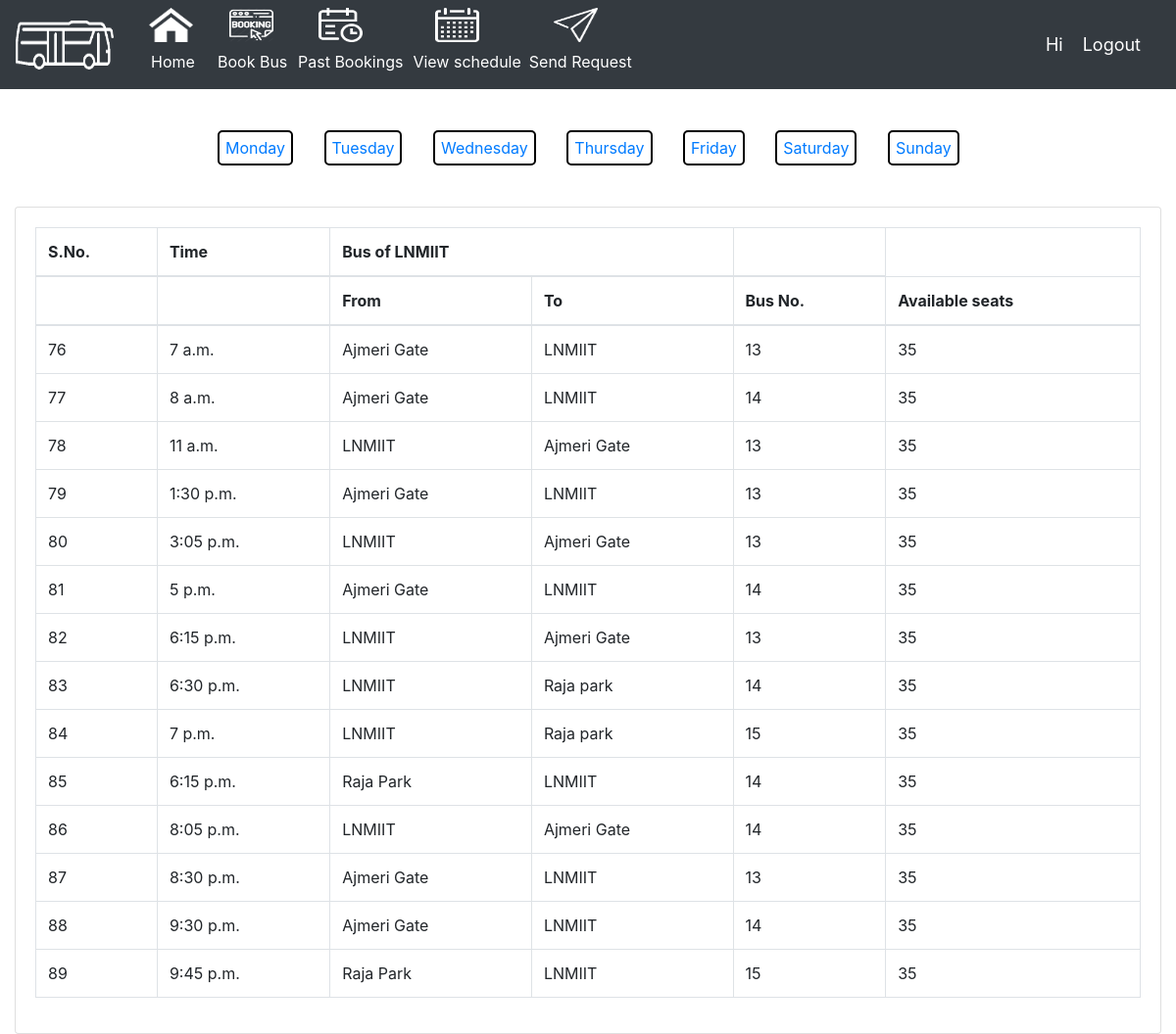
Screenshot of /schedule/Thursday with the database file from the repository.
### bus_M_/models.py (models this page shows, shortened)
class Schedule(models.Model):
    CATEGORY = (
			('Sunday', 'Sunday'),
			('Monday', 'Monday'),
            ('Tuesday', 'Tuesday'),
            ('Wednesday', 'Wednesday'),
            ('Thrusday', 'Thrusday'),
            ('Friday', 'Friday'),
            ('Saturday', 'Saturday'),
			)
    schedule_id = models.AutoField(primary_key=True)
    bus_id = models.ForeignKey(Bus, null=True, on_delete= models.CASCADE)
    time = models.TimeField(null=False)
    start = models.CharField(max_length=300,null=False)
    destination=models.CharField(max_length=300,null=False)
    available_seats = models.IntegerField(null=False)
    day= models.CharField(max_length=200,null=False,choices=CATEGORY)
    running_status = models.BooleanField(default=True)

class Bus(models.Model):
    bus_id = models.AutoField(primary_key=True)
    driver_id = models.ForeignKey(Driver, null=True, on_delete= models.CASCADE)
    availability = models.BooleanField(default=True)
    capacity = models.IntegerField(null=False)
    def __str__(self):
        return str(self.bus_id)

### bus_M_/views.py (the view)
# urls.py: path('schedule/', views.schedule, name='schedule'),
def schedule(request,data=None):
    if data==None:
        sch=Schedule.objects.filter(day='Monday')
        context={'sch': sch}
    elif data=='Monday':
        sch=Schedule.objects.filter(day='Monday')
        context={'sch': sch}
    elif data=='Tuesday':
        sch=Schedule.objects.filter(day='Tuesday')
        context={'sch': sch}
    elif data=='Wednesday':
        sch=Schedule.objects.filter(day='Wednesday')
        context={'sch': sch}
    elif data=='Thursday':
        sch=Schedule.objects.filter(day='Thursday')
        context={'sch': sch}
    elif data=='Friday':
        sch=Schedule.objects.filter(day='Friday')
        context={'sch': sch}
    elif data=='Saturday':
        sch=Schedule.objects.filter(day='Saturday')
        context={'sch': sch}
    elif data=='Sunday':
        sch=Schedule.objects.filter(day='Sunday')
        context={'sch': sch}
    return render(request, 'accounts/schedule.html',context)

### bus_M_/templates/accounts/schedule.html (shortened to what this page needs)
{%  extends 'accounts/main.html' %}
{% block content %}
<br><br>
                 <a href="{%url 'scheduledata' 'Monday' %}" style="border: 2px solid black; padding: 6px 6px 6px; border-radius: 5px;">Monday</a>&nbsp; &nbsp;&nbsp; &nbsp;
                  <a href="{%url 'scheduledata' 'Tuesday' %}" style="border: 2px solid black; padding: 6px 6px 6px; border-radius: 5px;">Tuesday</a>&nbsp; &nbsp;&nbsp; &nbsp;
                  <a href="{%url 'scheduledata' 'Wednesday' %}" style="border: 2px solid black; padding: 6px 6px 6px; border-radius: 5px;">Wednesday</a>&nbsp; &nbsp;&nbsp; &nbsp;
                 <a href="{%url 'scheduledata' 'Thursday' %}" style="border: 2px solid black; padding: 6px 6px 6px; border-radius: 5px;">Thursday</a>&nbsp; &nbsp;&nbsp; &nbsp;
                    <a href="{%url 'scheduledata' 'Friday' %}" style="border: 2px solid black; padding: 6px 6px 6px; border-radius: 5px;">Friday</a>&nbsp; &nbsp;&nbsp; &nbsp;
                     <a href="{%url 'scheduledata' 'Saturday' %}" style="border: 2px solid black; padding: 6px 6px 6px; border-radius: 5px;">Saturday</a>&nbsp; &nbsp;&nbsp; &nbsp;
                        <a href="{%url 'scheduledata' 'Sunday' %}" style="border: 2px solid black; padding: 6px 6px 6px; border-radius: 5px;">Sunday</a>&nbsp; &nbsp;&nbsp; &nbsp;
               <br>
                <br><br>
		<div class="row">
			<div class="col-md">
				<div class="card card-body">
					<table class="table table-bordered">
                                    <thead>
                                        <tr>
                                            <th>S.No.</th>
                                            <th>Time</th>
                                            <th colspan="2">Bus of LNMIIT</th>
                                            <th></th>
                                        </tr>
                                        <tr>
                                            <th></th>
                                            <th></th>
                                            <th>From</th>
                                            <th>To</th>
                                            <th>Bus No.</th>
                                            <th>Available seats</th>
                                        </tr>
                                        </thead>
                                    <tbody>
                                        {% for p in sch %}
                                        {%if p.running_status%}
                                        <tr>
                                            <td>{{p.schedule_id}}</td>
                                            <td>{{p.time}}</td>
                                            <td>{{p.start}}</td>
                                            <td>{{p.destination}}</td>
                                            <td>{{p.bus_id}}</td>
                                            <td>{{p.available_seats}}</td>
                                        </tr>
                                        {%endif%}
                                        {%endfor%}
                                    </tbody>
                                        </table>
				</div>
			</div>
		</div>
{% endblock content %}

### rows the page displays
Schedule: schedule_id "76", time "7 a.m.", start "Ajmeri Gate", destination "LNMIIT", bus_id "13", available_seats "35"
Schedule: schedule_id "77", time "8 a.m.", start "Ajmeri Gate", destination "LNMIIT", bus_id "14", available_seats "35"
Schedule: schedule_id "78", time "11 a.m.", start "LNMIIT", destination "Ajmeri Gate", bus_id "13", available_seats "35"
Schedule: schedule_id "79", time "1:30 p.m.", start "Ajmeri Gate", destination "LNMIIT", bus_id "13", available_seats "35"
Schedule: schedule_id "80", time "3:05 p.m.", start "LNMIIT", destination "Ajmeri Gate", bus_id "13", available_seats "35"
Schedule: schedule_id "81", time "5 p.m.", start "Ajmeri Gate", destination "LNMIIT", bus_id "14", available_seats "35"
Schedule: schedule_id "82", time "6:15 p.m.", start "LNMIIT", destination "Ajmeri Gate", bus_id "13", available_seats "35"
Schedule: schedule_id "83", time "6:30 p.m.", start "LNMIIT", destination "Raja park", bus_id "14", available_seats "35"
Schedule: schedule_id "84", time "7 p.m.", start "LNMIIT", destination "Raja park", bus_id "15", available_seats "35"
Schedule: schedule_id "85", time "6:15 p.m.", start "Raja Park", destination "LNMIIT", bus_id "14", available_seats "35"
Schedule: schedule_id "86", time "8:05 p.m.", start "LNMIIT", destination "Ajmeri Gate", bus_id "14", available_seats "35"
Schedule: schedule_id "87", time "8:30 p.m.", start "Ajmeri Gate", destination "LNMIIT", bus_id "13", available_seats "35"
Schedule: schedule_id "88", time "9:30 p.m.", start "Ajmeri Gate", destination "LNMIIT", bus_id "14", available_seats "35"
Schedule: schedule_id "89", time "9:45 p.m.", start "Raja Park", destination "LNMIIT", bus_id "15", available_seats "35"
